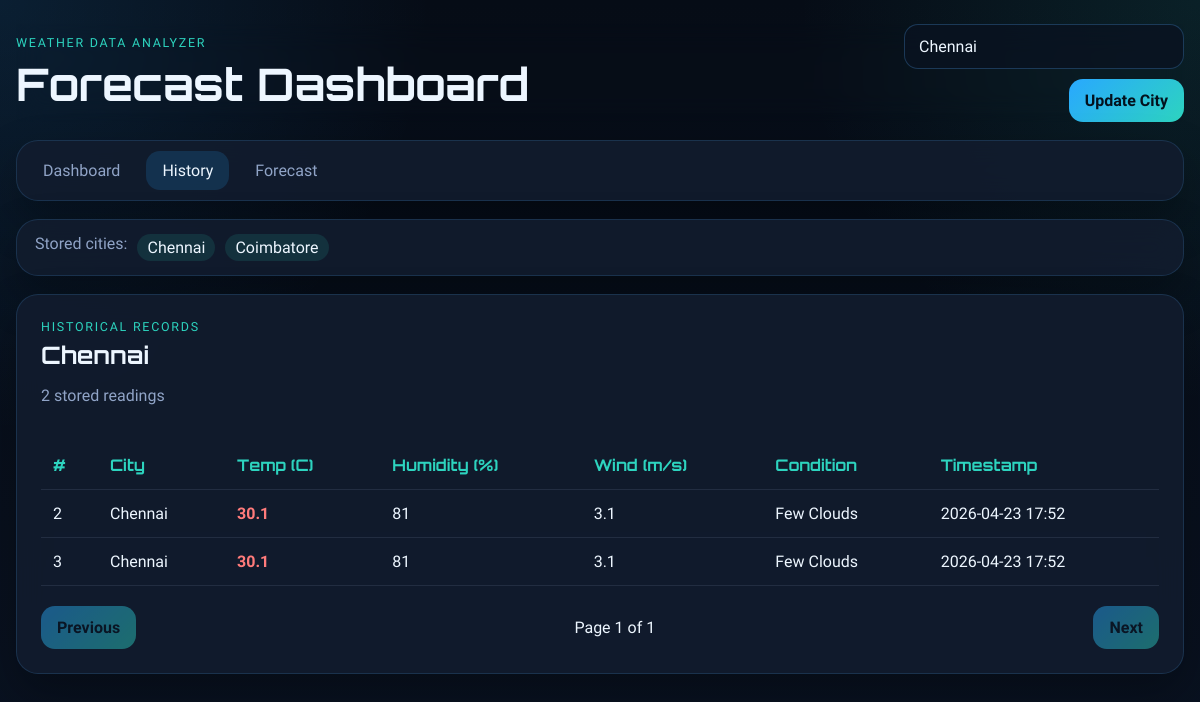
The app's page /history with its own data.
### tables this page shows
CREATE TABLE weather_records (
                id INTEGER PRIMARY KEY AUTOINCREMENT,
                city TEXT NOT NULL,
                temperature REAL NOT NULL,
                humidity INTEGER NOT NULL,
                wind_speed REAL NOT NULL,
                description TEXT NOT NULL,
                timestamp TEXT NOT NULL
            );

### app.py (the view)
@app.route("/history")
def history():
    init_db()
    city = _selected_city()
    session["last_city"] = city
    page = max(request.args.get("page", 1, type=int), 1)
    records, total = get_paginated_history(city, page=page, per_page=RECORDS_PER_PAGE)
    total_pages = max(math.ceil(total / RECORDS_PER_PAGE), 1)
    return render_template(
        "history.html",
        city=city,
        records=_prepared_history(records),
        page=page,
        total_pages=total_pages,
        total_records=total,
        available_cities=get_all_cities(),
    )

### app.py (called while the page is built)
def _selected_city() -> str:
    city = request.args.get("city", "").strip() or session.get("last_city") or DEFAULT_CITY
    return city.strip() or DEFAULT_CITY

def _format_datetime(value: str | None) -> str:
    if not value:
        return "N/A"
    try:
        return datetime.fromisoformat(value).strftime("%Y-%m-%d %H:%M")
    except ValueError:
        return value

def _prepared_history(records: list[dict]) -> list[dict]:
    prepared = []
    for record in records:
        prepared_record = dict(record)
        prepared_record["display_timestamp"] = _format_datetime(record.get("timestamp"))
        prepared.append(prepared_record)
    return prepared

### modules/storage.py (called while the page is built)
def get_connection() -> sqlite3.Connection:
    connection = sqlite3.connect(DB_PATH)
    connection.row_factory = sqlite3.Row
    return connection

def init_db() -> None:
    with get_connection() as connection:
        connection.execute(
            """
            CREATE TABLE IF NOT EXISTS weather_records (
                id INTEGER PRIMARY KEY AUTOINCREMENT,
                city TEXT NOT NULL,
                temperature REAL NOT NULL,
                humidity INTEGER NOT NULL,
                wind_speed REAL NOT NULL,
                description TEXT NOT NULL,
                timestamp TEXT NOT NULL
            )
            """
        )
        connection.commit()

def get_paginated_history(city: str, page: int = 1, per_page: int = 10) -> tuple[list[dict], int]:
    init_db()
    offset = max(page - 1, 0) * per_page
    with get_connection() as connection:
        total = connection.execute(
            """
            SELECT COUNT(*) AS total
            FROM weather_records
            WHERE LOWER(city) = LOWER(?)
            """,
            (city,),
        ).fetchone()["total"]
        rows = connection.execute(
            """
            SELECT id, city, temperature, humidity, wind_speed, description, timestamp
            FROM weather_records
            WHERE LOWER(city) = LOWER(?)
            ORDER BY timestamp DESC
            LIMIT ? OFFSET ?
            """,
            (city, per_page, offset),
        ).fetchall()
    return [dict(row) for row in rows], total

### templates/history.html (shortened to what this page needs)
{% extends "base.html" %}
{% block content %}
<section class="panel">
    <div class="panel-header">
        <div>
            <p class="eyebrow">Historical Records</p>
            <h2>{{ city }}</h2>
            <p class="muted">{{ total_records }} stored reading{% if total_records != 1 %}s{% endif %}</p>
        </div>
    </div>
    {% if records %}
    <div class="table-wrap">
        <table id="historyTable" class="history-table">
            <thead>
                <tr>
                    <th data-sort="number">#</th>
                    <th data-sort="string">City</th>
                    <th data-sort="number">Temp (C)</th>
                    <th data-sort="number">Humidity (%)</th>
                    <th data-sort="number">Wind (m/s)</th>
                    <th data-sort="string">Condition</th>
                    <th data-sort="string">Timestamp</th>
                </tr>
            </thead>
            <tbody>
                {% for record in records %}
                <tr>
                    <td>{{ record.id }}</td>
                    <td>{{ record.city }}</td>
                    <td class="temp-cell {% if record.temperature < 10 %}cold{% elif record.temperature > 25 %}hot{% else %}mild{% endif %}">
                        {{ "%.1f"|format(record.temperature) }}
                    </td>
                    <td>{{ record.humidity }}</td>
                    <td>{{ "%.1f"|format(record.wind_speed) }}</td>
                    <td>{{ record.description }}</td>
                    <td>{{ record.display_timestamp }}</td>
                </tr>
                {% endfor %}
            </tbody>
        </table>
    </div>
    <div class="pagination">
        <a class="{% if page == 1 %}disabled{% endif %}" href="{{ url_for('history', city=city, page=page-1 if page > 1 else 1) }}">Previous</a>
        <span>Page {{ page }} of {{ total_pages }}</span>
        <a class="{% if page == total_pages %}disabled{% endif %}" href="{{ url_for('history', city=city, page=page+1 if page < total_pages else total_pages) }}">Next</a>
    </div>
    {% else %}
    <div class="empty-state">
        <h3>No stored weather history</h3>
        <p>Search for {{ city }} on the dashboard to save records, then come back here.</p>
    </div>
    {% endif %}
</section>
{% endblock %}

### templates/base.html (shortened to what this page needs)
<!DOCTYPE html>
<html lang="en">
<head>
    <link rel="stylesheet" href="{{ url_for('static', filename='css/style.css') }}">
</head>
<body>
    <div class="app-shell">
        <header class="topbar">
            <div>
                <p class="eyebrow">Weather Data Analyzer</p>
                <h1 class="app-title">Forecast Dashboard</h1>
            </div>
            <form class="search-form" action="{{ url_for('search') }}" method="get">
                <input
                    type="text"
                    name="city"
                    value="{{ city or '' }}"
                    placeholder="Search city"
                    aria-label="Search city"
                >
                <button type="submit">Update City</button>
            </form>
        </header>
        <nav class="nav-bar">
            <a href="{{ url_for('index', city=city) }}" class="{% if request.endpoint == 'index' %}active{% endif %}">Dashboard</a>
            <a href="{{ url_for('history', city=city) }}" class="{% if request.endpoint == 'history' %}active{% endif %}">History</a>
            <a href="{{ url_for('forecast', city=city) }}" class="{% if request.endpoint == 'forecast' %}active{% endif %}">Forecast</a>
        </nav>
        {% if available_cities %}
        <section class="city-strip">
            <span>Stored cities:</span>
            {% for stored_city in available_cities %}
            <a href="{{ url_for(request.endpoint, city=stored_city) }}">{{ stored_city }}</a>
            {% endfor %}
        </section>
        {% endif %}
        <main class="page-content">
            {% block content %}{% endblock %}
        </main>
    </div>
</body>
</html>

### static/css/style.css (style rules this page uses)
:root { --bg: #08111f; --bg-soft: #101b2e; --panel: rgba(18, 28, 46, 0.9); --panel-border: rgba(84, 172, 255, 0.16); --text: #edf6ff; --muted: #90a4c7; --electric: #29a8ff; --teal: #2dd4bf; --violet: #8b5cf6; --danger: #ff5f79; --warning: #fbbf24; --success: #34d399; --shadow: 0 20px 45px rgba(0, 0, 0, 0.28); }
* { box-sizing: border-box; }
body { margin: 0; min-height: 100vh; color: var(--text); font-family: "Exo 2", Arial, sans-serif; background: radial-gradient(circle at top left, rgba(41, 168, 255, 0.12), transparent 30%), radial-gradient(circle at top right, rgba(45, 212, 191, 0.1), transparent 28%), linear-gradient(180deg, #060c16 0%, #091221 100%); }
a { color: inherit; text-decoration: none; }
button, input { font: inherit; }
.app-shell { width: min(1200px, calc(100% - 32px)); margin: 0 auto; padding: 24px 0 40px; }
.topbar, .nav-bar, .city-strip, .panel, .flash { backdrop-filter: blur(14px); }
.topbar { display: grid; grid-template-columns: 1fr auto; gap: 20px; align-items: center; margin-bottom: 18px; }
.eyebrow { margin: 0 0 6px; color: var(--teal); text-transform: uppercase; letter-spacing: 0.14em; font-size: 0.78rem; }
.app-title, h1, h2, h3, th { font-family: "Orbitron", Arial, sans-serif; }
.app-title { margin: 0; font-size: clamp(1.8rem, 4vw, 2.8rem); }
.search-form { display: flex; gap: 10px; flex-wrap: wrap; justify-content: flex-end; }
.search-form input { width: min(280px, 100%); padding: 12px 14px; border: 1px solid rgba(84, 172, 255, 0.25); border-radius: 14px; background: rgba(10, 18, 32, 0.78); color: var(--text); }
.search-form button, .pagination a { padding: 12px 16px; border: 0; border-radius: 14px; background: linear-gradient(135deg, var(--electric), var(--teal)); color: #03111d; font-weight: 700; cursor: pointer; transition: transform 0.2s ease, box-shadow 0.2s ease; }
.nav-bar, .city-strip, .panel, .flash { border: 1px solid var(--panel-border); border-radius: 22px; background: var(--panel); box-shadow: var(--shadow); }
.nav-bar { display: flex; gap: 10px; padding: 10px; margin-bottom: 18px; flex-wrap: wrap; }
.nav-bar a { padding: 10px 16px; border-radius: 14px; color: var(--muted); }
.nav-bar a.active, .nav-bar a:hover { background: rgba(41, 168, 255, 0.16); color: var(--text); }
.city-strip { display: flex; gap: 10px; padding: 14px 18px; margin-bottom: 18px; flex-wrap: wrap; color: var(--muted); }
.city-strip a { padding: 4px 10px; border-radius: 999px; background: rgba(45, 212, 191, 0.12); color: var(--text); }
.page-content { display: grid; gap: 20px; }
.panel { padding: 24px; }
.panel-header { display: flex; justify-content: space-between; gap: 18px; align-items: flex-start; margin-bottom: 20px; }
.panel h2, .panel h3 { margin: 0; }
.muted { color: var(--muted); }
.table-wrap { overflow-x: auto; }
.history-table { width: 100%; border-collapse: collapse; }
.history-table th, .history-table td { padding: 14px 12px; text-align: left; border-bottom: 1px solid rgba(144, 164, 199, 0.14); }
.history-table th { color: var(--teal); cursor: pointer; user-select: none; }
.temp-cell { font-weight: 700; }
.temp-cell.hot { color: #ff7b7b; }
.pagination { display: flex; justify-content: space-between; align-items: center; gap: 16px; margin-top: 20px; }
.pagination .disabled { pointer-events: none; opacity: 0.45; }

### records on screen
weather_records: id "2", city "Chennai", temperature "30.1", humidity "81", wind_speed "3.1", description "Few Clouds", display_timestamp "2026-04-23 17:52"
weather_records: id "3", city "Chennai", temperature "30.1", humidity "81", wind_speed "3.1", description "Few Clouds", display_timestamp "2026-04-23 17:52"

### other values on screen
{{ stored_city }} "Chennai" "Coimbatore"
{{ city }} "Chennai"
{{ total_records }} "2"
{{ page }} "1"
{{ total_pages }} "1"
